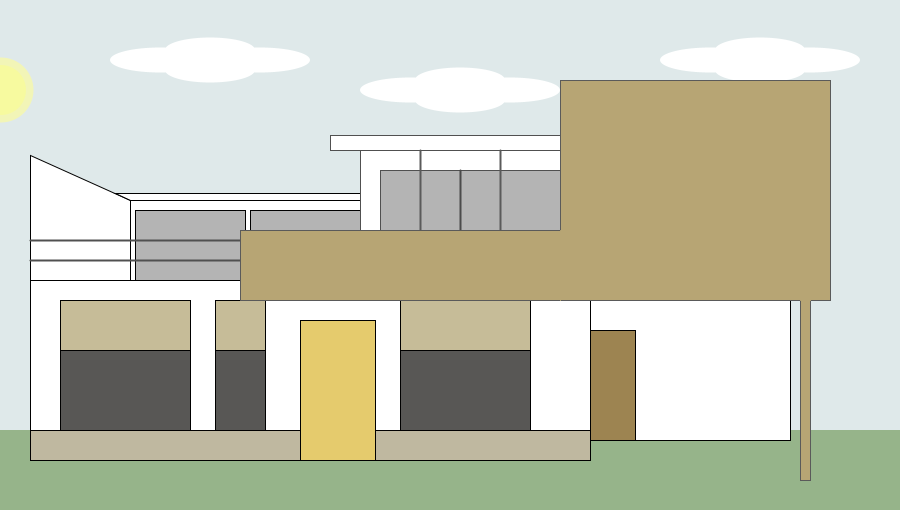
Frame 1 (no input)
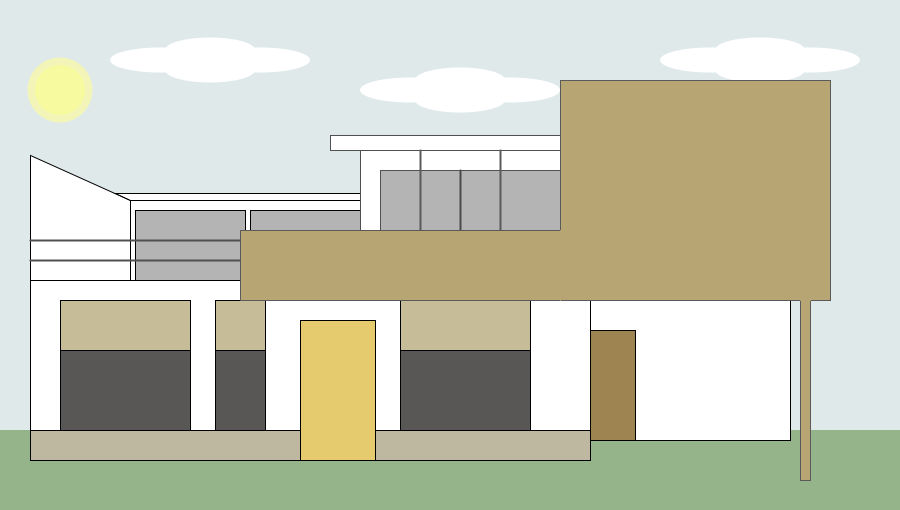
Frame 60 (the mouse pressed at the canvas centre just before this capture)
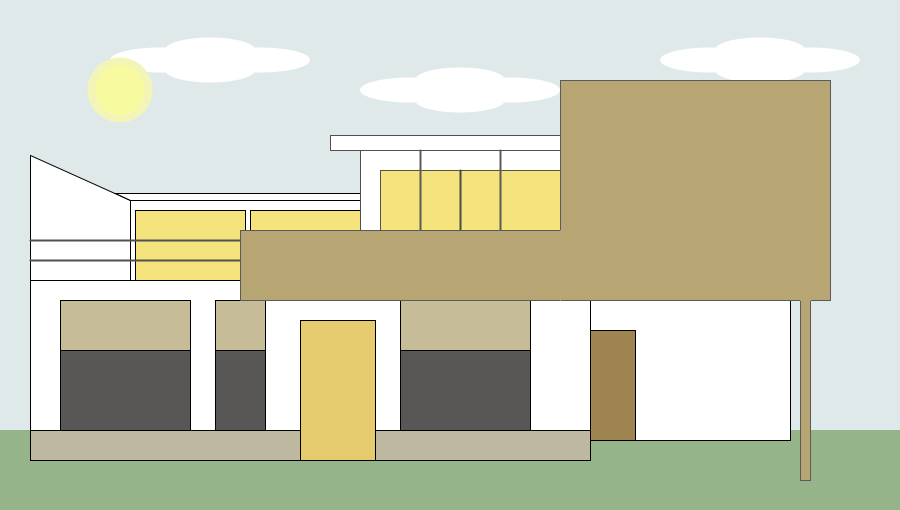
Frame 120 (the mouse held since frame 60 and released just before this capture)

The Processing sketch that drew these frames (run headless with seeded random() and noise(); from frame 60 on, the mouse is pressed at the canvas centre):

// Processing sketch: processing_104518
// ── processing_104518.pde

int px;
void setup() {
    size (900,510);
    background(223,233,234);
    smooth (); 
    frameRate (25);
   px=0; 
}

void draw()  {
 background(223,233,234); 

   noStroke (); 
 fill (255);
 ellipse (160,60,100,25); // nuvem
 ellipse (260,60,100,25); // continuação nuvem
 ellipse (210,70,90,25); // continuação nuvem
 ellipse (210,50,90,25); // continuação nuvem
 
 ellipse (410,90,100,25); // nuvem
 ellipse (510,90,100,25); // continuação nuvem
 ellipse (460,100,90,25); // continuação nuvem
 ellipse (460,80,90,25); // continuação nuvem
 
  ellipse (710,60,100,25); // nuvem
 ellipse (810,60,100,25); // continuação nuvem
 ellipse (760,70,90,25); // continuação nuvem
 ellipse (760,50,90,25); // continuação nuvem
 
  px++;
  noStroke ();
  fill (242,245,183);
  ellipse (px,90,65,65);
  fill (247,250,159);
  ellipse (px,90,50,50); 

  
 fill (150,180,138);
 rect (0,430,900,80); // chão
 
 stroke (0);
 strokeWeight (1);
 fill (255);
 rect (30,280,560,150); // porção inferior

fill (191,184,160);
rect (30,430,560,30); // continuação porção inferior

fill (88,87,85); 
rect (60,300,130,130); // primeira janela à esquerda
rect (215,300,50,130); // segunda janela à esquerda
rect (400,300,130,130); // primeira janela à direita

fill (198,188,152);
rect (60,300,130,50); // divisória janela 1
rect (215,300,50,50); // divisória janela 2
rect (400,300,130,50); // divisória janela 3

fill (229,203,109);
rect (300,320,75,140); // porta de entrada

fill(255);
rect (590,280,200,160); //garagem 

fill (157,132,81);
rect (590,330,45,110); // porta na garagem

fill (255);
quad (130,200,130,280,30,280,30,155); // parede lateral à esquerda
rect (130,200,230,80); // porção superior à esquerda
quad (130,200,115,193,380,193,380,200); // beiral porção superior à esquerda

if (mouseX>200) {
  fill (245,227,126);
  rect (135,210,110,70);// primeira janela 
}
else { 
  fill (180);
  rect (135,210,110,70); // primeira janela 
}


if (mouseX>300) {
  fill (245,227,126);  
  rect (250,210,110,70); // segunda janela
}
else {
  fill (180);
  rect (250,210,110,70); // segunda janela
}


for ( int i=240;  i<280;  i+=20) { 
  stroke (80);
  strokeWeight (2);
  line (30,i,560,i); } // grades da sacada à esquerda
  
strokeWeight (1);
fill (255);
rect (360,150,200,80); // porção superior
rect (330,135,230,15); // beiral na porção superior

if (mouseX>400) {
  fill (245,227,126);  
  rect (380,170,180,60); // janela porção superior 
}
else {
  fill(180);
  rect (380,170,180,60); // janela porção superior
}

strokeWeight (2);
stroke (75);
line (460,170,460,230); // divisória janela
for (int i=420; i<540; i+=80) {
  strokeWeight (2);
  stroke (90);
  line (i,150,i,230); } // pilares sacada à direita


fill (183,165,116);
strokeWeight (1);
rect (560, 80, 270,220); // painel 
rect (240,230, 320, 70); // continuação painel 

fill (183,165,116);
rect (800,300,10,180); // pilar à direita

stroke (183,165,116);
line (800,300,810,300);

stroke (183,165,116);
line (560,230,560,300);

 }
